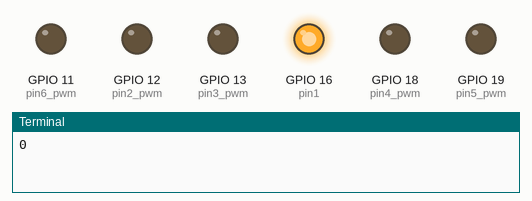
Bench run of a program on a simulated Raspberry Pi (BCM pin numbers). Shown: output pins drawn as LEDs (lit = HIGH), the last lines printed to the terminal.

Above: at 0.06 s.
At 5.06 s:
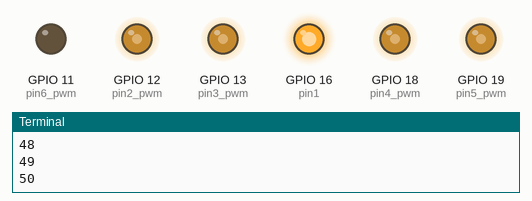
At 12.06 s:
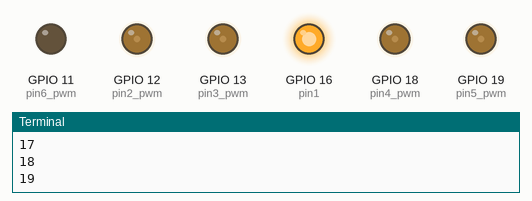
At 17.67 s:
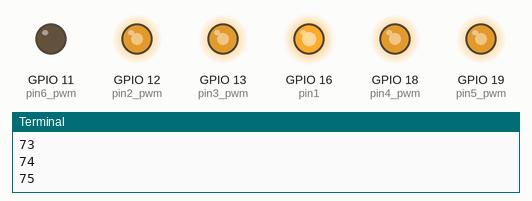
At 39.9 s:
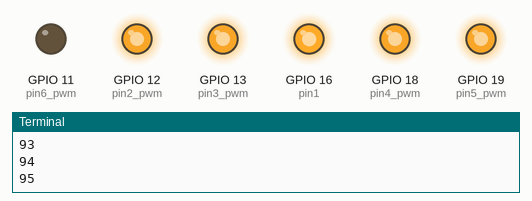
Timing chart, 0 to 40.0 s (numbered marks = the images above):
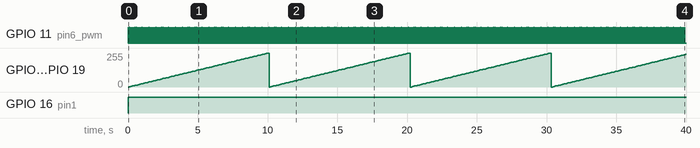

The program:

pwm_test.py
```python
import RPi.GPIO as GPIO
import time

#모든 핀 헤더에 pwm이 사용 가능한 것 같다... 확실하진 않음.
pin1=16
pin2=12 #pwm
pin3=13 #pwm
pin4=18 #pwm
pin5=19 #pwm
pin6=11 #pwm

GPIO.setmode(GPIO.BCM)
GPIO.setwarnings(False)

GPIO.setup(pin1, GPIO.OUT)
GPIO.setup(pin2, GPIO.OUT)
GPIO.setup(pin3, GPIO.OUT)
GPIO.setup(pin4, GPIO.OUT)
GPIO.setup(pin5, GPIO.OUT)
GPIO.setup(pin6, GPIO.OUT)

pin2_pwm=GPIO.PWM(pin2, 1000)  #(pin, frequency)
pin3_pwm=GPIO.PWM(pin3, 500)  #(pin, frequency)
pin4_pwm=GPIO.PWM(pin4, 100)  #(pin, frequency)
pin5_pwm=GPIO.PWM(pin5, 50)  #(pin, frequency)
pin6_pwm=GPIO.PWM(pin6, 10)  #(pin, frequency)

pin2_pwm.start(0)    #(dutycycle)
pin3_pwm.start(0)    #(dutycycle)
pin4_pwm.start(0)    #(dutycycle)
pin5_pwm.start(0)    #(dutycycle)
pin6_pwm.start(10)    #(dutycycle)

while True:

    try:
        #digital
        GPIO.output(pin1, 1)

        #pwm
        for i in range(0,101):
            print("{}".format(i))
            pin2_pwm.ChangeDutyCycle(i)
            pin3_pwm.ChangeDutyCycle(i)
            pin4_pwm.ChangeDutyCycle(i)
            pin5_pwm.ChangeDutyCycle(i)
            #pin6_pwm.ChangeDutyCycle(i)
            time.sleep(0.1)


    except:
        print("finish!!")
        GPIO.cleanup()
        pin2_pwm.stop()
        pin3_pwm.stop()
        exit(1)
```

Measured:
- by itself, GPIO 11 (pin6_pwm): alternates HIGH for 0.01 s and LOW for 0.09 s
- by itself, GPIO 16 (pin1): LOW → HIGH at 0.00 s
- by itself, GPIO 12 (pin2_pwm), GPIO 13 (pin3_pwm), GPIO 18 (pin4_pwm), GPIO 19 (pin5_pwm): ramps from 0/255 to 255/255 and jumps back, once every 10.1 s
